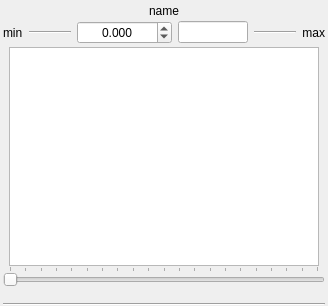
<?xml version="1.0" encoding="UTF-8"?>
<ui version="4.0">
 <class>Viewer</class>
 <widget class="QWidget" name="Viewer">
  <property name="geometry">
   <rect>
    <x>0</x>
    <y>0</y>
    <width>328</width>
    <height>306</height>
   </rect>
  </property>
  <property name="sizePolicy">
   <sizepolicy hsizetype="MinimumExpanding" vsizetype="MinimumExpanding">
    <horstretch>0</horstretch>
    <verstretch>0</verstretch>
   </sizepolicy>
  </property>
  <property name="focusPolicy">
   <enum>Qt::NoFocus</enum>
  </property>
  <property name="windowTitle">
   <string>Form</string>
  </property>
  <layout class="QVBoxLayout" name="mainLayout">
   <property name="spacing">
    <number>0</number>
   </property>
   <property name="leftMargin">
    <number>3</number>
   </property>
   <property name="topMargin">
    <number>0</number>
   </property>
   <property name="rightMargin">
    <number>3</number>
   </property>
   <property name="bottomMargin">
    <number>0</number>
   </property>
   <item>
    <layout class="QHBoxLayout" name="horizontalLayout">
     <property name="spacing">
      <number>9</number>
     </property>
     <property name="topMargin">
      <number>0</number>
     </property>
     <item>
      <widget class="QToolButton" name="btn_name">
       <property name="enabled">
        <bool>true</bool>
       </property>
       <property name="sizePolicy">
        <sizepolicy hsizetype="Expanding" vsizetype="Fixed">
         <horstretch>0</horstretch>
         <verstretch>0</verstretch>
        </sizepolicy>
       </property>
       <property name="text">
        <string>name</string>
       </property>
       <property name="checkable">
        <bool>true</bool>
       </property>
       <property name="checked">
        <bool>false</bool>
       </property>
       <property name="toolButtonStyle">
        <enum>Qt::ToolButtonTextBesideIcon</enum>
       </property>
       <property name="autoRaise">
        <bool>true</bool>
       </property>
      </widget>
     </item>
    </layout>
   </item>
   <item>
    <widget class="QWidget" name="wdg_minmax" native="true">
     <layout class="QHBoxLayout" name="horizontalLayout_2">
      <property name="leftMargin">
       <number>0</number>
      </property>
      <property name="topMargin">
       <number>0</number>
      </property>
      <property name="rightMargin">
       <number>0</number>
      </property>
      <property name="bottomMargin">
       <number>0</number>
      </property>
      <item>
       <widget class="QLabel" name="lbl_min">
        <property name="text">
         <string>min</string>
        </property>
       </widget>
      </item>
      <item>
       <widget class="Line" name="line_2">
        <property name="sizePolicy">
         <sizepolicy hsizetype="Expanding" vsizetype="Fixed">
          <horstretch>0</horstretch>
          <verstretch>0</verstretch>
         </sizepolicy>
        </property>
        <property name="orientation">
         <enum>Qt::Horizontal</enum>
        </property>
       </widget>
      </item>
      <item>
       <widget class="QDoubleSpinBox" name="sbx_x">
        <property name="focusPolicy">
         <enum>Qt::ClickFocus</enum>
        </property>
        <property name="toolTip">
         <string/>
        </property>
        <property name="alignment">
         <set>Qt::AlignCenter</set>
        </property>
        <property name="accelerated">
         <bool>true</bool>
        </property>
        <property name="keyboardTracking">
         <bool>false</bool>
        </property>
        <property name="decimals">
         <number>3</number>
        </property>
        <property name="minimum">
         <double>-10000000.000000000000000</double>
        </property>
        <property name="maximum">
         <double>10000000.000000000000000</double>
        </property>
        <property name="singleStep">
         <double>0.100000000000000</double>
        </property>
        <property name="value">
         <double>0.000000000000000</double>
        </property>
       </widget>
      </item>
      <item>
       <widget class="QLineEdit" name="led_x">
        <property name="maximumSize">
         <size>
          <width>70</width>
          <height>16777215</height>
         </size>
        </property>
        <property name="toolTip">
         <string>Defuzzified output</string>
        </property>
        <property name="alignment">
         <set>Qt::AlignCenter</set>
        </property>
        <property name="readOnly">
         <bool>true</bool>
        </property>
       </widget>
      </item>
      <item>
       <widget class="Line" name="line">
        <property name="sizePolicy">
         <sizepolicy hsizetype="Expanding" vsizetype="Fixed">
          <horstretch>0</horstretch>
          <verstretch>0</verstretch>
         </sizepolicy>
        </property>
        <property name="orientation">
         <enum>Qt::Horizontal</enum>
        </property>
       </widget>
      </item>
      <item>
       <widget class="QLabel" name="lbl_max">
        <property name="text">
         <string>max</string>
        </property>
        <property name="alignment">
         <set>Qt::AlignRight|Qt::AlignTrailing|Qt::AlignVCenter</set>
        </property>
       </widget>
      </item>
     </layout>
    </widget>
   </item>
   <item>
    <widget class="QWidget" name="wdg_canvas" native="true">
     <property name="sizePolicy">
      <sizepolicy hsizetype="MinimumExpanding" vsizetype="Expanding">
       <horstretch>0</horstretch>
       <verstretch>0</verstretch>
      </sizepolicy>
     </property>
     <layout class="QHBoxLayout" name="lyt_canvas">
      <property name="leftMargin">
       <number>6</number>
      </property>
      <property name="topMargin">
       <number>3</number>
      </property>
      <property name="rightMargin">
       <number>6</number>
      </property>
      <property name="bottomMargin">
       <number>0</number>
      </property>
      <item>
       <widget class="QGraphicsView" name="canvas">
        <property name="sizePolicy">
         <sizepolicy hsizetype="Expanding" vsizetype="MinimumExpanding">
          <horstretch>0</horstretch>
          <verstretch>0</verstretch>
         </sizepolicy>
        </property>
        <property name="verticalScrollBarPolicy">
         <enum>Qt::ScrollBarAlwaysOff</enum>
        </property>
        <property name="horizontalScrollBarPolicy">
         <enum>Qt::ScrollBarAlwaysOff</enum>
        </property>
        <property name="interactive">
         <bool>false</bool>
        </property>
        <property name="renderHints">
         <set>QPainter::Antialiasing|QPainter::HighQualityAntialiasing|QPainter::SmoothPixmapTransform</set>
        </property>
        <property name="viewportUpdateMode">
         <enum>QGraphicsView::FullViewportUpdate</enum>
        </property>
       </widget>
      </item>
     </layout>
    </widget>
   </item>
   <item>
    <widget class="QSlider" name="sld_x">
     <property name="cursor">
      <cursorShape>OpenHandCursor</cursorShape>
     </property>
     <property name="focusPolicy">
      <enum>Qt::NoFocus</enum>
     </property>
     <property name="maximum">
      <number>1000</number>
     </property>
     <property name="singleStep">
      <number>10</number>
     </property>
     <property name="pageStep">
      <number>20</number>
     </property>
     <property name="value">
      <number>0</number>
     </property>
     <property name="sliderPosition">
      <number>0</number>
     </property>
     <property name="tracking">
      <bool>true</bool>
     </property>
     <property name="orientation">
      <enum>Qt::Horizontal</enum>
     </property>
     <property name="invertedAppearance">
      <bool>false</bool>
     </property>
     <property name="invertedControls">
      <bool>false</bool>
     </property>
     <property name="tickPosition">
      <enum>QSlider::TicksAbove</enum>
     </property>
     <property name="tickInterval">
      <number>50</number>
     </property>
    </widget>
   </item>
   <item>
    <widget class="QWidget" name="wdg_out" native="true">
     <layout class="QHBoxLayout" name="horizontalLayout_4">
      <property name="leftMargin">
       <number>0</number>
      </property>
      <property name="topMargin">
       <number>0</number>
      </property>
      <property name="rightMargin">
       <number>0</number>
      </property>
      <property name="bottomMargin">
       <number>3</number>
      </property>
      <item>
       <widget class="QLabel" name="lbl_fuzzy_out">
        <property name="sizePolicy">
         <sizepolicy hsizetype="Ignored" vsizetype="Maximum">
          <horstretch>0</horstretch>
          <verstretch>0</verstretch>
         </sizepolicy>
        </property>
        <property name="text">
         <string/>
        </property>
        <property name="textFormat">
         <enum>Qt::RichText</enum>
        </property>
        <property name="scaledContents">
         <bool>true</bool>
        </property>
        <property name="alignment">
         <set>Qt::AlignCenter</set>
        </property>
        <property name="wordWrap">
         <bool>true</bool>
        </property>
        <property name="textInteractionFlags">
         <set>Qt::LinksAccessibleByMouse|Qt::TextSelectableByMouse</set>
        </property>
       </widget>
      </item>
      <item>
       <widget class="QLabel" name="lbl_fuzzy">
        <property name="sizePolicy">
         <sizepolicy hsizetype="Ignored" vsizetype="Maximum">
          <horstretch>0</horstretch>
          <verstretch>0</verstretch>
         </sizepolicy>
        </property>
        <property name="text">
         <string/>
        </property>
        <property name="textFormat">
         <enum>Qt::RichText</enum>
        </property>
        <property name="scaledContents">
         <bool>true</bool>
        </property>
        <property name="alignment">
         <set>Qt::AlignCenter</set>
        </property>
        <property name="wordWrap">
         <bool>true</bool>
        </property>
        <property name="textInteractionFlags">
         <set>Qt::LinksAccessibleByMouse|Qt::TextSelectableByMouse</set>
        </property>
       </widget>
      </item>
     </layout>
    </widget>
   </item>
   <item>
    <widget class="Line" name="bottom_line">
     <property name="orientation">
      <enum>Qt::Horizontal</enum>
     </property>
    </widget>
   </item>
  </layout>
 </widget>
 <resources>
  <include location="qtfuzzylegacy.qrc"/>
 </resources>
 <connections/>
</ui>
